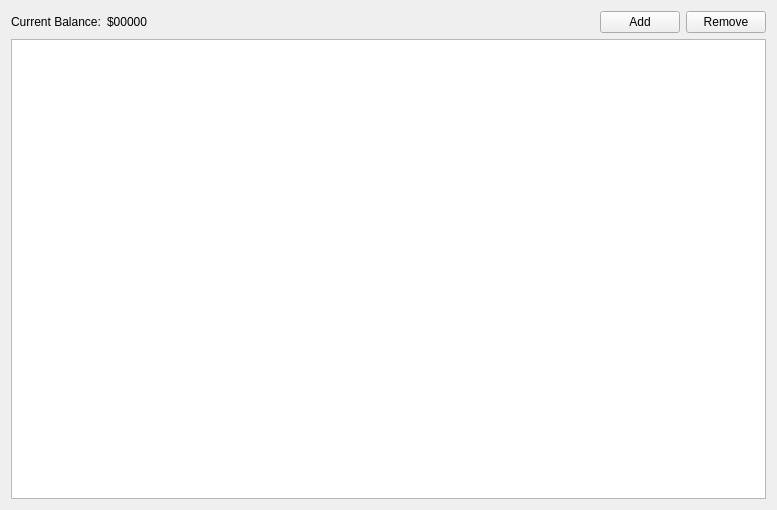
<?xml version="1.0" encoding="UTF-8"?>
<ui version="4.0">
 <class>AccountView</class>
 <widget class="QWidget" name="AccountView">
  <property name="geometry">
   <rect>
    <x>0</x>
    <y>0</y>
    <width>777</width>
    <height>510</height>
   </rect>
  </property>
  <property name="windowTitle">
   <string>Form</string>
  </property>
  <layout class="QVBoxLayout" name="verticalLayout">
   <item>
    <layout class="QHBoxLayout" name="horizontalLayout">
     <item>
      <widget class="QLabel" name="label">
       <property name="text">
        <string>Current Balance:</string>
       </property>
      </widget>
     </item>
     <item>
      <widget class="QLabel" name="balanceLabel">
       <property name="text">
        <string>$00000</string>
       </property>
      </widget>
     </item>
     <item>
      <spacer name="horizontalSpacer">
       <property name="orientation">
        <enum>Qt::Horizontal</enum>
       </property>
       <property name="sizeHint" stdset="0">
        <size>
         <width>218</width>
         <height>20</height>
        </size>
       </property>
      </spacer>
     </item>
     <item>
      <widget class="QPushButton" name="addButton">
       <property name="text">
        <string>Add</string>
       </property>
      </widget>
     </item>
     <item>
      <widget class="QPushButton" name="removeButton">
       <property name="text">
        <string>Remove</string>
       </property>
      </widget>
     </item>
    </layout>
   </item>
   <item>
    <widget class="QTableView" name="accountTableView"/>
   </item>
  </layout>
 </widget>
 <resources/>
 <connections/>
</ui>
